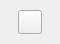
<?xml version="1.0" encoding="UTF-8"?>
<ui version="4.0">
 <class>JNDIConnectorWidget</class>
 <widget class="qMRMLWidget" name="JNDIConnectorWidget">
  <property name="geometry">
   <rect>
    <x>0</x>
    <y>0</y>
    <width>60</width>
    <height>44</height>
   </rect>
  </property>
  <property name="maximumSize">
   <size>
    <width>16777215</width>
    <height>85</height>
   </size>
  </property>
  <property name="styleSheet">
   <string notr="true"/>
  </property>
  <layout class="QVBoxLayout" name="verticalLayout_2">
   <property name="leftMargin">
    <number>0</number>
   </property>
   <property name="topMargin">
    <number>0</number>
   </property>
   <property name="rightMargin">
    <number>0</number>
   </property>
   <property name="bottomMargin">
    <number>0</number>
   </property>
   <item>
    <widget class="QWidget" name="widget_2" native="true">
     <layout class="QHBoxLayout" name="horizontalLayout">
      <property name="spacing">
       <number>0</number>
      </property>
      <property name="leftMargin">
       <number>0</number>
      </property>
      <property name="topMargin">
       <number>0</number>
      </property>
      <property name="rightMargin">
       <number>0</number>
      </property>
      <property name="bottomMargin">
       <number>0</number>
      </property>
      <item>
       <widget class="QPushButton" name="pushButton">
        <property name="maximumSize">
         <size>
          <width>24</width>
          <height>24</height>
         </size>
        </property>
        <property name="styleSheet">
         <string notr="true"/>
        </property>
        <property name="text">
         <string/>
        </property>
       </widget>
      </item>
     </layout>
    </widget>
   </item>
  </layout>
 </widget>
 <customwidgets>
  <customwidget>
   <class>qMRMLWidget</class>
   <extends>QWidget</extends>
   <header>qMRMLWidget.h</header>
   <container>1</container>
  </customwidget>
 </customwidgets>
 <resources/>
 <connections/>
</ui>
